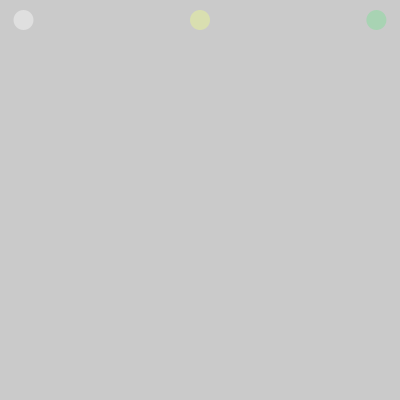
Frame 1 (no input)
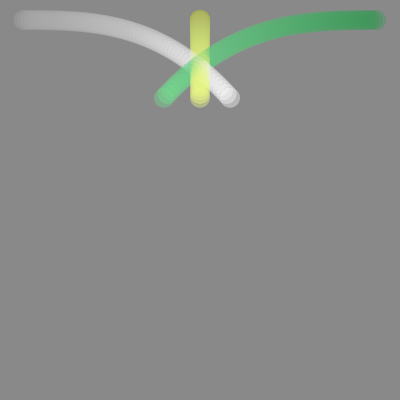
Frame 60 (the mouse pressed at the canvas centre just before this capture)
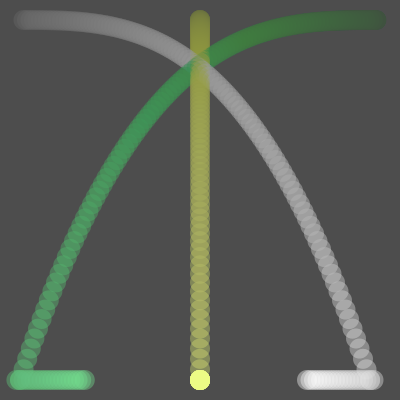
Frame 120 (the mouse held since frame 60 and released just before this capture)

The Processing sketch that drew these frames (run headless with seeded random() and noise(); from frame 60 on, the mouse is pressed at the canvas centre):

// Processing sketch: processing_166092
// ── processing_166092.pde

float beginX = 20.0; // Initial x-coordinate
float beginY = 20.0; // Initial y-coordinate
float endX = 370.0; // Final x-coordinate
float endY = 380.0; // Final y-coordinate
float distX; // X-axis distance to move
float distY; // Y-axis distance to move
float exponent = 3.0; // Determines the curve
float x = 0.0; // Current x-coordinate
float y = 0.0; // Current y-coordinate
float step = 0.01; // Size of each step along the path
float pct = 0.0; // Percentage traveled (0.0 to 1.0)
int direction = 1;

float GbeginX = 380.0; // Initial x-coordinate
float GbeginY = 20.0; // Initial y-coordinate
float GendX = 20.0; // Final x-coordinate
float GendY = 380.0; // Final y-coordinate
float GdistX; // X-axis distance to move
float GdistY; // Y-axis distance to move
float Gexponent = 3.0; // Determines the curve
float Gx = 0.0; // Current x-coordinate
float Gy = 0.0; // Current y-coordinate
float Gstep = 0.01; // Size of each step along the path
float Gpct = 0.0; // Percentage traveled (0.0 to 1.0)
int Gdirection = 1;

float PbeginX = 200.0; // Initial x-coordinate
float PbeginY = 20.0; // Initial y-coordinate
float PendX = 200.0; // Final x-coordinate
float PendY = 380.0; // Final y-coordinate
float PdistX; // X-axis distance to move
float PdistY; // Y-axis distance to move
float Pexponent = 3.0; // Determines the curve
float Px = 0.0; // Current x-coordinate
float Py = 0.0; // Current y-coordinate
float Pstep = 0.01; // Size of each step along the path
float Ppct = 0.0; // Percentage traveled (0.0 to 1.0)
int Pdirection = 1;

void setup() {
size(400, 400);
noStroke();
distX = endX - beginX;
distY = endY - beginY;

GdistX = GendX - GbeginX;
GdistY = GendY - GbeginY;

PdistX = PendX - PbeginX;
PdistY = PendY - PbeginY;
}
void draw() {
fill(0, 2); //background
rect(0, 0, width, height);

pct += step * direction; //white ball
if ((pct > 1.0) || (pct < 0.0)) {
direction = direction * -1;
}
if (direction == 1) {
x = beginX + (pct * distX);
float e = pow(pct, exponent);
y = beginY + (e * distY);
} else {
x = beginX + (pct * distX);
float e = pow(1.0-pct, exponent*2);
y = beginY + (e * -distY) + distY;
}
fill(255,100);
ellipse(x, y, 20, 20);

Gpct += Gstep * Gdirection; //green ball
if ((Gpct > 1.0) || (Gpct < 0.0)) {
Gdirection = Gdirection * -1;
}
if (Gdirection == 1) {
Gx = GbeginX + (Gpct * GdistX);
float Ge = pow(Gpct, Gexponent);
Gy = GbeginY + (Ge * GdistY);
} else {
Gx = GbeginX + (Gpct * GdistX);
float Ge = pow(1.0-Gpct, Gexponent*2);
Gy = GbeginY + (Ge * -GdistY) + GdistY;
}
fill(115,225,144,100);
ellipse(Gx, Gy, 20, 20);

Ppct += Pstep * Pdirection; //yellow ball
if ((Ppct > 1.0) || (Ppct < 0.0)) {
Pdirection = Pdirection * -1;
}
if (Pdirection == 1) {
Px = PbeginX + (Ppct * PdistX);
float Pe = pow(Ppct, Pexponent);
Py = PbeginY + (Pe * PdistY);
} else {
Px = PbeginX + (Ppct * PdistX);
float Pe = pow(1.0-Ppct, Pexponent*2);
Py = PbeginY + (Pe * -PdistY) + PdistY;
}
fill(240,255,134,100);
ellipse(Px, Py, 20, 20);


}
